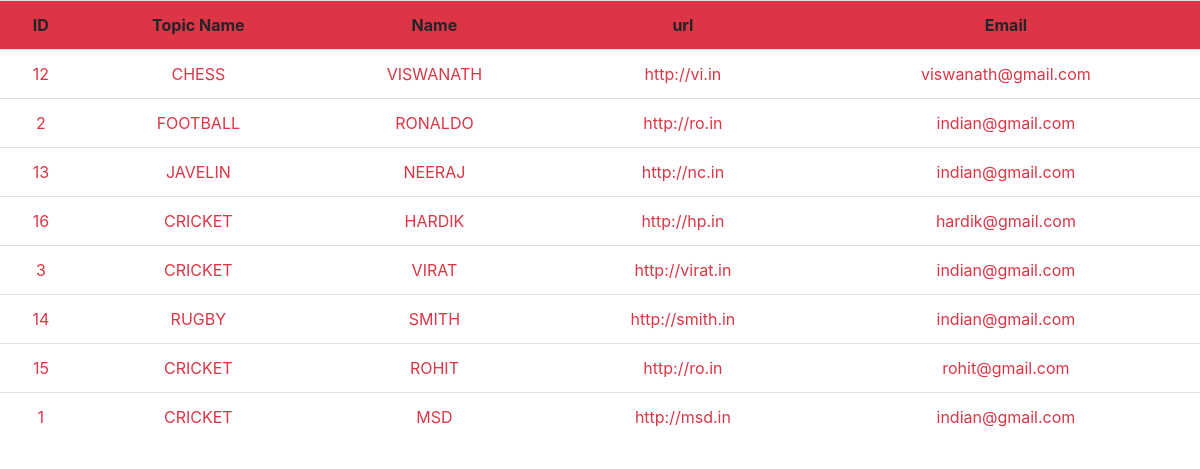
The app's page /retrieve_webpage/ with its own data.
### app/models.py (models this page shows, shortened)
class Webpage(models.Model):
    topic_name=models.ForeignKey(Topic,on_delete=models.CASCADE)
    name=models.CharField(max_length=100)
    url=models.URLField()
    email=models.EmailField(default="indian@gmail.com")

class Topic(models.Model):
    topic_name=models.CharField(max_length=100,primary_key=True)
    def __str__(self):
        return self.topic_name

### app/views.py (the view)
# urls.py: path("retrieve_webpage/",retrieve_webpage,name="retrieve_webpage"),
def retrieve_webpage(request):
    QLWO=Webpage.objects.filter(topic_name="CRICKET")
    QLWO=Webpage.objects.exclude(topic_name="CRICKET")
    QLWO=Webpage.objects.all()[::-1]
    QLWO=Webpage.objects.all().order_by('name')
    QLWO=Webpage.objects.all().order_by("-topic_name")
    QLWO=Webpage.objects.filter(topic_name="CRICKET").order_by("-name")
    QLWO=Webpage.objects.all().order_by(Length("name"))
    QLWO=Webpage.objects.order_by(Length('name').desc())
    d={"webpage":QLWO}
    return render(request,"retrieve_webpage.html",d)

### templates/retrieve_webpage.html (shortened to what this page needs)
<!DOCTYPE html>
<html lang="en">
<head>
    <link rel="stylesheet" href="https://cdn.jsdelivr.net/npm/bootstrap@4.6.2/dist/css/bootstrap.min.css">
</head>
<body>
    <table class="table text-center">
        <tr class="bg-danger">
            <th>ID</th>
            <th>Topic Name</th>
            <th>Name</th>
            <th>url</th>
            <th>Email</th>
        </tr>
        {% for i in webpage %}
        <tr class="text-danger">
            <td>{{i.id}}</td>
            <td>{{i.topic_name}}</td>
            <td>{{i.name}}</td>
            <td>{{i.url}}</td>
            <td>{{i.email}}</td>
        </tr>
        {% endfor %}
    </table>
</body>
</html>

### records on screen
Webpage: id "12", topic_name "CHESS", name "VISWANATH", url "http://vi.in", email "viswanath@gmail.com"
Webpage: id "2", topic_name "FOOTBALL", name "RONALDO", url "http://ro.in", email "indian@gmail.com"
Webpage: id "13", topic_name "JAVELIN", name "NEERAJ", url "http://nc.in", email "indian@gmail.com"
Webpage: id "16", topic_name "CRICKET", name "HARDIK", url "http://hp.in", email "hardik@gmail.com"
Webpage: id "3", topic_name "CRICKET", name "VIRAT", url "http://virat.in", email "indian@gmail.com"
Webpage: id "14", topic_name "RUGBY", name "SMITH", url "http://smith.in", email "indian@gmail.com"
Webpage: id "15", topic_name "CRICKET", name "ROHIT", url "http://ro.in", email "rohit@gmail.com"
Webpage: id "1", topic_name "CRICKET", name "MSD", url "http://msd.in", email "indian@gmail.com"
